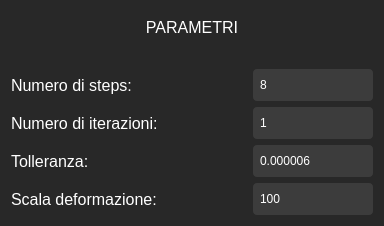
                <widget class="QFrame" name="frame_23">
                 <property name="styleSheet">
                  <string notr="true">background-color: rgb(40,40,40);
border-radius: 4px;
border: none</string>
                 </property>
                 <property name="frameShape">
                  <enum>QFrame::StyledPanel</enum>
                 </property>
                 <property name="frameShadow">
                  <enum>QFrame::Raised</enum>
                 </property>
                 <layout class="QGridLayout" name="gridLayout_11">
                  <item row="2" column="2">
                   <widget class="QLineEdit" name="beam_steps">
                    <property name="sizePolicy">
                     <sizepolicy hsizetype="Preferred" vsizetype="Preferred">
                      <horstretch>0</horstretch>
                      <verstretch>0</verstretch>
                     </sizepolicy>
                    </property>
                    <property name="minimumSize">
                     <size>
                      <width>120</width>
                      <height>32</height>
                     </size>
                    </property>
                    <property name="maximumSize">
                     <size>
                      <width>120</width>
                      <height>32</height>
                     </size>
                    </property>
                    <property name="styleSheet">
                     <string notr="true">background-color: rgb(60,60,60);
font: 10pt &quot;Segoe UI&quot;;
color: rgb(255, 255, 255);
padding-left: 5px;
border-radius:4px</string>
                    </property>
                    <property name="text">
                     <string>8</string>
                    </property>
                   </widget>
                  </item>
                  <item row="3" column="0" colspan="2">
                   <widget class="QLabel" name="label_254">
                    <property name="minimumSize">
                     <size>
                      <width>230</width>
                      <height>32</height>
                     </size>
                    </property>
                    <property name="font">
                     <font>
                      <family>Segoe UI</family>
                      <pointsize>12</pointsize>
                      <weight>50</weight>
                      <italic>false</italic>
                      <bold>false</bold>
                     </font>
                    </property>
                    <property name="layoutDirection">
                     <enum>Qt::LeftToRight</enum>
                    </property>
                    <property name="styleSheet">
                     <string notr="true">font:400 12pt &quot;Segoe UI&quot;;
color: rgb(255,255,255);</string>
                    </property>
                    <property name="text">
                     <string>Numero di iterazioni:</string>
                    </property>
                    <property name="alignment">
                     <set>Qt::AlignLeading|Qt::AlignLeft|Qt::AlignVCenter</set>
                    </property>
                   </widget>
                  </item>
                  <item row="1" column="0">
                   <spacer name="verticalSpacer_48">
                    <property name="orientation">
                     <enum>Qt::Vertical</enum>
                    </property>
                    <property name="sizeType">
                     <enum>QSizePolicy::Fixed</enum>
                    </property>
                    <property name="sizeHint" stdset="0">
                     <size>
                      <width>20</width>
                      <height>20</height>
                     </size>
                    </property>
                   </spacer>
                  </item>
                  <item row="2" column="0" colspan="2">
                   <widget class="QLabel" name="label_253">
                    <property name="minimumSize">
                     <size>
                      <width>230</width>
                      <height>32</height>
                     </size>
                    </property>
                    <property name="font">
                     <font>
                      <family>Segoe UI</family>
                      <pointsize>12</pointsize>
                      <weight>50</weight>
                      <italic>false</italic>
                      <bold>false</bold>
                     </font>
                    </property>
                    <property name="layoutDirection">
                     <enum>Qt::LeftToRight</enum>
                    </property>
                    <property name="styleSheet">
                     <string notr="true">font:400 12pt &quot;Segoe UI&quot;;
color: rgb(255,255,255);</string>
                    </property>
                    <property name="text">
                     <string>Numero di steps:</string>
                    </property>
                    <property name="alignment">
                     <set>Qt::AlignLeading|Qt::AlignLeft|Qt::AlignVCenter</set>
                    </property>
                   </widget>
                  </item>
                  <item row="4" column="0" colspan="2">
                   <widget class="QLabel" name="label_252">
                    <property name="minimumSize">
                     <size>
                      <width>230</width>
                      <height>32</height>
                     </size>
                    </property>
                    <property name="font">
                     <font>
                      <family>Segoe UI</family>
                      <pointsize>12</pointsize>
                      <weight>50</weight>
                      <italic>false</italic>
                      <bold>false</bold>
                     </font>
                    </property>
                    <property name="layoutDirection">
                     <enum>Qt::LeftToRight</enum>
                    </property>
                    <property name="styleSheet">
                     <string notr="true">font:400 12pt &quot;Segoe UI&quot;;
color: rgb(255,255,255);</string>
                    </property>
                    <property name="text">
                     <string>Tolleranza:</string>
                    </property>
                    <property name="alignment">
                     <set>Qt::AlignLeading|Qt::AlignLeft|Qt::AlignVCenter</set>
                    </property>
                   </widget>
                  </item>
                  <item row="0" column="0" colspan="3">
                   <widget class="QLabel" name="label_251">
                    <property name="minimumSize">
                     <size>
                      <width>70</width>
                      <height>32</height>
                     </size>
                    </property>
                    <property name="font">
                     <font>
                      <family>Segoe UI</family>
                      <pointsize>12</pointsize>
                      <weight>57</weight>
                      <italic>false</italic>
                      <bold>false</bold>
                     </font>
                    </property>
                    <property name="layoutDirection">
                     <enum>Qt::LeftToRight</enum>
                    </property>
                    <property name="styleSheet">
                     <string notr="true">font:460 12pt &quot;Segoe UI&quot;;
color: rgb(255,255,255);</string>
                    </property>
                    <property name="text">
                     <string>PARAMETRI</string>
                    </property>
                    <property name="alignment">
                     <set>Qt::AlignCenter</set>
                    </property>
                   </widget>
                  </item>
                  <item row="3" column="2">
                   <widget class="QLineEdit" name="beam_iterazioni">
                    <property name="sizePolicy">
                     <sizepolicy hsizetype="Preferred" vsizetype="Preferred">
                      <horstretch>0</horstretch>
                      <verstretch>0</verstretch>
                     </sizepolicy>
                    </property>
                    <property name="minimumSize">
                     <size>
                      <width>120</width>
                      <height>32</height>
                     </size>
                    </property>
                    <property name="maximumSize">
                     <size>
                      <width>120</width>
                      <height>32</height>
                     </size>
                    </property>
                    <property name="styleSheet">
                     <string notr="true">background-color: rgb(60,60,60);
font: 10pt &quot;Segoe UI&quot;;
color: rgb(255, 255, 255);
padding-left: 5px;
border-radius:4px</string>
                    </property>
                    <property name="text">
                     <string>1</string>
                    </property>
                   </widget>
                  </item>
                  <item row="4" column="2">
                   <widget class="QLineEdit" name="beam_tolleranza">
                    <property name="sizePolicy">
                     <sizepolicy hsizetype="Preferred" vsizetype="Preferred">
                      <horstretch>0</horstretch>
                      <verstretch>0</verstretch>
                     </sizepolicy>
                    </property>
                    <property name="minimumSize">
                     <size>
                      <width>120</width>
                      <height>32</height>
                     </size>
                    </property>
                    <property name="maximumSize">
                     <size>
                      <width>120</width>
                      <height>32</height>
                     </size>
                    </property>
                    <property name="styleSheet">
                     <string notr="true">background-color: rgb(60,60,60);
font: 10pt &quot;Segoe UI&quot;;
color: rgb(255, 255, 255);
padding-left: 5px;
border-radius:4px</string>
                    </property>
                    <property name="text">
                     <string>0.000006</string>
                    </property>
                   </widget>
                  </item>
                  <item row="5" column="0">
                   <widget class="QLabel" name="label_256">
                    <property name="minimumSize">
                     <size>
                      <width>230</width>
                      <height>32</height>
                     </size>
                    </property>
                    <property name="font">
                     <font>
                      <family>Segoe UI</family>
                      <pointsize>12</pointsize>
                      <weight>50</weight>
                      <italic>false</italic>
                      <bold>false</bold>
                     </font>
                    </property>
                    <property name="layoutDirection">
                     <enum>Qt::LeftToRight</enum>
                    </property>
                    <property name="styleSheet">
                     <string notr="true">font:400 12pt &quot;Segoe UI&quot;;
color: rgb(255,255,255);</string>
                    </property>
                    <property name="text">
                     <string>Scala deformazione:</string>
                    </property>
                    <property name="alignment">
                     <set>Qt::AlignLeading|Qt::AlignLeft|Qt::AlignVCenter</set>
                    </property>
                   </widget>
                  </item>
                  <item row="5" column="2">
                   <widget class="QLineEdit" name="beam_scala_deformazione">
                    <property name="sizePolicy">
                     <sizepolicy hsizetype="Preferred" vsizetype="Preferred">
                      <horstretch>0</horstretch>
                      <verstretch>0</verstretch>
                     </sizepolicy>
                    </property>
                    <property name="minimumSize">
                     <size>
                      <width>120</width>
                      <height>32</height>
                     </size>
                    </property>
                    <property name="maximumSize">
                     <size>
                      <width>120</width>
                      <height>32</height>
                     </size>
                    </property>
                    <property name="styleSheet">
                     <string notr="true">background-color: rgb(60,60,60);
font: 10pt &quot;Segoe UI&quot;;
color: rgb(255, 255, 255);
padding-left: 5px;
border-radius:4px</string>
                    </property>
                    <property name="text">
                     <string>100</string>
                    </property>
                   </widget>
                  </item>
                 </layout>
                </widget>
